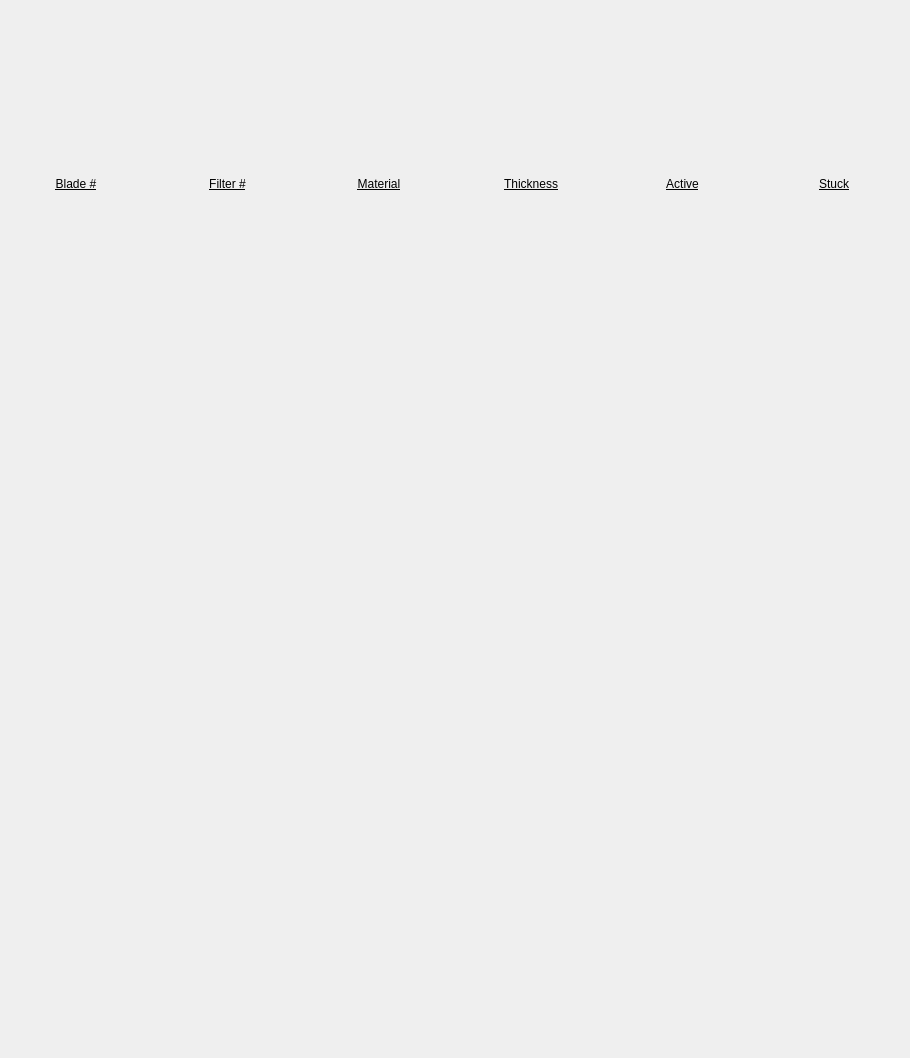
<?xml version="1.0" encoding="UTF-8"?>
<ui version="4.0">
 <class>Form</class>
 <widget class="QWidget" name="Form">
  <property name="geometry">
   <rect>
    <x>0</x>
    <y>0</y>
    <width>910</width>
    <height>1058</height>
   </rect>
  </property>
  <property name="windowTitle">
   <string>Form</string>
  </property>
  <layout class="QVBoxLayout" name="verticalLayout" stretch="0,0,0">
   <property name="spacing">
    <number>0</number>
   </property>
   <property name="leftMargin">
    <number>0</number>
   </property>
   <property name="rightMargin">
    <number>0</number>
   </property>
   <item>
    <layout class="QHBoxLayout" name="horizontalLayout">
     <item>
      <widget class="QLabel" name="bladenum">
       <property name="font">
        <font>
         <underline>true</underline>
        </font>
       </property>
       <property name="text">
        <string>Blade #</string>
       </property>
       <property name="alignment">
        <set>Qt::AlignCenter</set>
       </property>
      </widget>
     </item>
     <item>
      <widget class="QLabel" name="filternum">
       <property name="font">
        <font>
         <underline>true</underline>
        </font>
       </property>
       <property name="text">
        <string>Filter #</string>
       </property>
       <property name="alignment">
        <set>Qt::AlignCenter</set>
       </property>
      </widget>
     </item>
     <item>
      <widget class="QLabel" name="material">
       <property name="font">
        <font>
         <underline>true</underline>
        </font>
       </property>
       <property name="text">
        <string>Material</string>
       </property>
       <property name="alignment">
        <set>Qt::AlignCenter</set>
       </property>
      </widget>
     </item>
     <item>
      <widget class="QLabel" name="thickness">
       <property name="font">
        <font>
         <underline>true</underline>
        </font>
       </property>
       <property name="text">
        <string>Thickness</string>
       </property>
       <property name="alignment">
        <set>Qt::AlignCenter</set>
       </property>
      </widget>
     </item>
     <item>
      <widget class="QLabel" name="active">
       <property name="font">
        <font>
         <underline>true</underline>
        </font>
       </property>
       <property name="toolTip">
        <string>Active: blade (or specific filter) should be included in calculations.</string>
       </property>
       <property name="text">
        <string>Active</string>
       </property>
       <property name="alignment">
        <set>Qt::AlignCenter</set>
       </property>
      </widget>
     </item>
     <item>
      <widget class="QLabel" name="stuck">
       <property name="font">
        <font>
         <underline>true</underline>
        </font>
       </property>
       <property name="toolTip">
        <string>Stuck: filters marked as stuck in a certain position will be forced to that state and included in calculations (if active)</string>
       </property>
       <property name="text">
        <string>Stuck</string>
       </property>
       <property name="alignment">
        <set>Qt::AlignCenter</set>
       </property>
      </widget>
     </item>
    </layout>
   </item>
   <item>
    <widget class="PyDMEmbeddedDisplay" name="blade1">
     <property name="toolTip">
      <string/>
     </property>
     <property name="lineWidth">
      <number>0</number>
     </property>
     <property name="macros" stdset="0">
      <string>{&quot;BLADE&quot;: &quot;01&quot;}</string>
     </property>
     <property name="filename" stdset="0">
      <string>AttenuatorCalculatorSXR_FourBlade_blade_all_filters.ui</string>
     </property>
     <property name="loadWhenShown" stdset="0">
      <bool>true</bool>
     </property>
     <property name="disconnectWhenHidden" stdset="0">
      <bool>true</bool>
     </property>
    </widget>
   </item>
   <item>
    <widget class="PyDMEmbeddedDisplay" name="blade2">
     <property name="toolTip">
      <string/>
     </property>
     <property name="lineWidth">
      <number>0</number>
     </property>
     <property name="macros" stdset="0">
      <string>{&quot;BLADE&quot;: &quot;02&quot;}</string>
     </property>
     <property name="filename" stdset="0">
      <string>AttenuatorCalculatorSXR_FourBlade_blade_all_filters.ui</string>
     </property>
     <property name="loadWhenShown" stdset="0">
      <bool>true</bool>
     </property>
     <property name="disconnectWhenHidden" stdset="0">
      <bool>true</bool>
     </property>
    </widget>
   </item>
  </layout>
 </widget>
 <customwidgets>
  <customwidget>
   <class>PyDMEmbeddedDisplay</class>
   <extends>QFrame</extends>
   <header>pydm.widgets.embedded_display</header>
  </customwidget>
 </customwidgets>
 <resources/>
 <connections/>
</ui>
